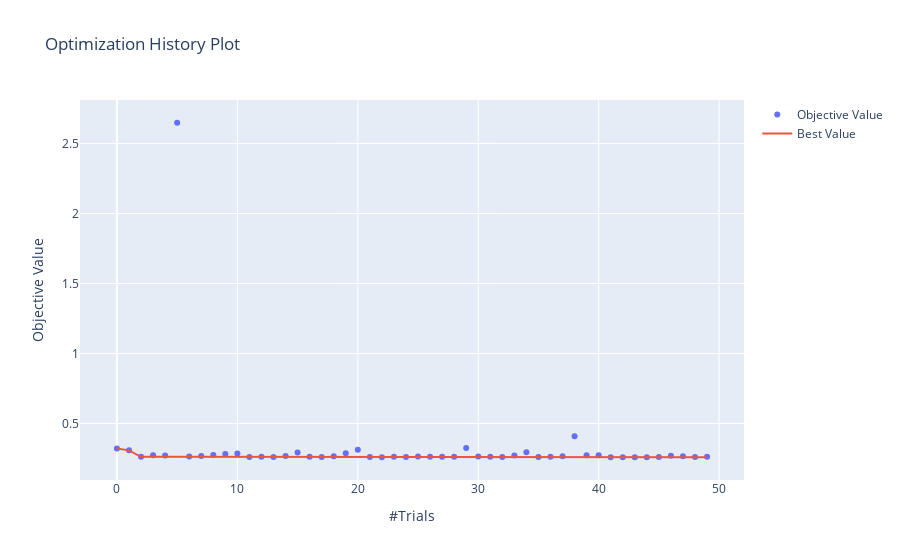

Notebook cell for this chart:
### Code cell
optuna.visualization.plot_optimization_history(study_xgb)
